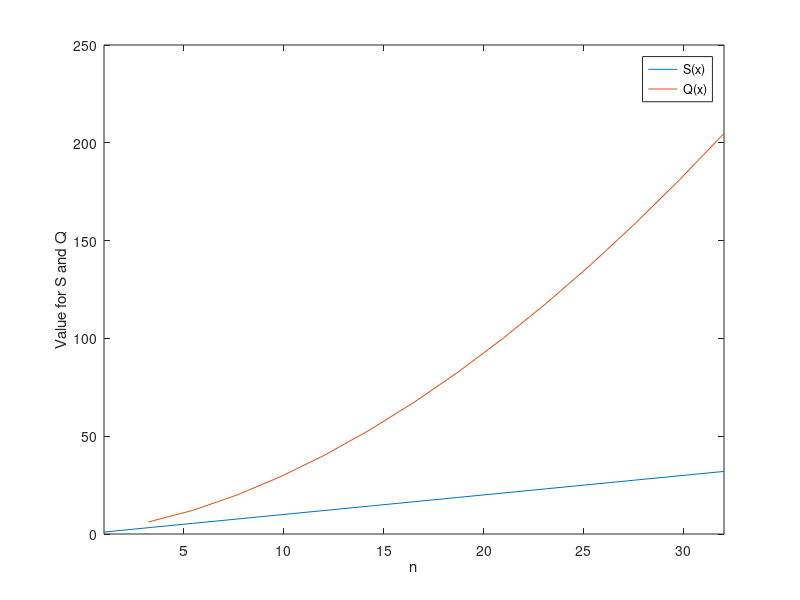
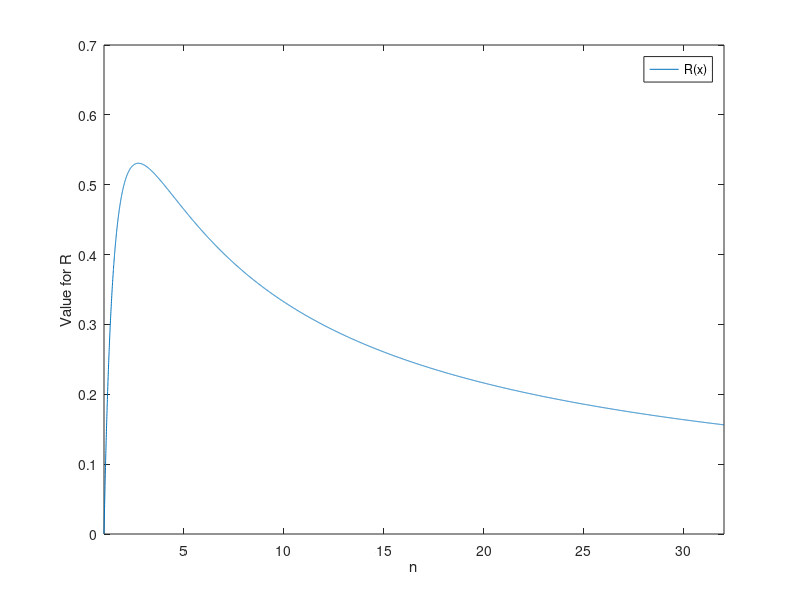
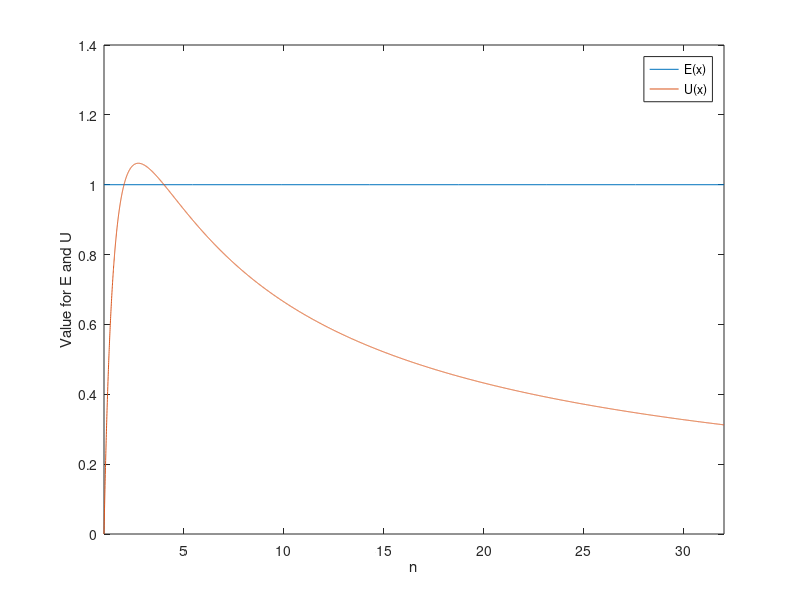

The MATLAB script that drew these images, in order:
O1 = @(x) x.^2;
T1 = @(x) x.^2;
On = @(x) x * log2(x);
Tn = @(x) x;
sn = @(x)(T1(x)./Tn(x));
en = @(x) sn(x) ./ x; #consideram ca p = n
rn = @(x) (On(x)./O1(x));
qn = @(x) (sn(x).* en(x) ./ rn(x));
un = @(x) rn(x) * 2;

fplot(sn,[1,32]);
hold on

fplot(qn,[1,32]);
xlabel('n');
ylabel('Value for S and Q');
legend('S(x)','Q(x)')
hold off

figure;
fplot(rn,[1,32]);
xlabel('n');
ylabel('Value for R');
legend('R(x)')
figure;

fplot(en,[1,32]);
hold on

fplot(un,[1,32]);
xlabel('n');
ylabel('Value for E and U');
legend('E(x)','U(x)')
hold off